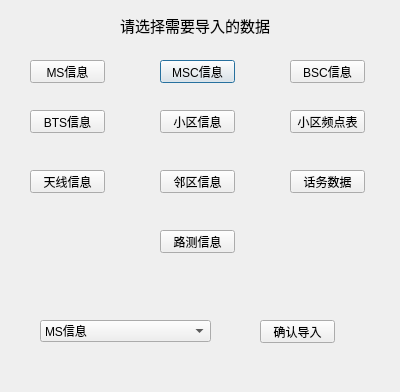
<?xml version="1.0" encoding="UTF-8"?>
<ui version="4.0">
 <class>DataIn</class>
 <widget class="QDialog" name="DataIn">
  <property name="geometry">
   <rect>
    <x>0</x>
    <y>0</y>
    <width>400</width>
    <height>392</height>
   </rect>
  </property>
  <property name="windowTitle">
   <string>Dialog</string>
  </property>
  <widget class="QPushButton" name="MSC">
   <property name="geometry">
    <rect>
     <x>160</x>
     <y>60</y>
     <width>75</width>
     <height>23</height>
    </rect>
   </property>
   <property name="text">
    <string>MSC信息</string>
   </property>
  </widget>
  <widget class="QLabel" name="label">
   <property name="geometry">
    <rect>
     <x>120</x>
     <y>10</y>
     <width>161</width>
     <height>31</height>
    </rect>
   </property>
   <property name="font">
    <font>
     <family>楷体</family>
     <pointsize>11</pointsize>
    </font>
   </property>
   <property name="text">
    <string>请选择需要导入的数据</string>
   </property>
  </widget>
  <widget class="QPushButton" name="Datas">
   <property name="geometry">
    <rect>
     <x>290</x>
     <y>170</y>
     <width>75</width>
     <height>23</height>
    </rect>
   </property>
   <property name="text">
    <string>话务数据</string>
   </property>
  </widget>
  <widget class="QPushButton" name="BSC">
   <property name="geometry">
    <rect>
     <x>290</x>
     <y>60</y>
     <width>75</width>
     <height>23</height>
    </rect>
   </property>
   <property name="text">
    <string>BSC信息</string>
   </property>
  </widget>
  <widget class="QPushButton" name="Locate">
   <property name="geometry">
    <rect>
     <x>160</x>
     <y>230</y>
     <width>75</width>
     <height>23</height>
    </rect>
   </property>
   <property name="text">
    <string>路测信息</string>
   </property>
  </widget>
  <widget class="QPushButton" name="MS">
   <property name="geometry">
    <rect>
     <x>30</x>
     <y>60</y>
     <width>75</width>
     <height>23</height>
    </rect>
   </property>
   <property name="text">
    <string>MS信息</string>
   </property>
  </widget>
  <widget class="QPushButton" name="BTS">
   <property name="geometry">
    <rect>
     <x>30</x>
     <y>110</y>
     <width>75</width>
     <height>23</height>
    </rect>
   </property>
   <property name="text">
    <string>BTS信息</string>
   </property>
  </widget>
  <widget class="QPushButton" name="Cell">
   <property name="geometry">
    <rect>
     <x>160</x>
     <y>110</y>
     <width>75</width>
     <height>23</height>
    </rect>
   </property>
   <property name="text">
    <string>小区信息</string>
   </property>
  </widget>
  <widget class="QPushButton" name="Tianxian">
   <property name="geometry">
    <rect>
     <x>30</x>
     <y>170</y>
     <width>75</width>
     <height>23</height>
    </rect>
   </property>
   <property name="text">
    <string>天线信息</string>
   </property>
  </widget>
  <widget class="QPushButton" name="Neighbor">
   <property name="geometry">
    <rect>
     <x>160</x>
     <y>170</y>
     <width>75</width>
     <height>23</height>
    </rect>
   </property>
   <property name="text">
    <string>邻区信息</string>
   </property>
  </widget>
  <widget class="QPushButton" name="Freq">
   <property name="geometry">
    <rect>
     <x>290</x>
     <y>110</y>
     <width>75</width>
     <height>23</height>
    </rect>
   </property>
   <property name="text">
    <string>小区频点表</string>
   </property>
  </widget>
  <widget class="QComboBox" name="comboBox">
   <property name="geometry">
    <rect>
     <x>40</x>
     <y>320</y>
     <width>171</width>
     <height>22</height>
    </rect>
   </property>
   <item>
    <property name="text">
     <string>MS信息</string>
    </property>
   </item>
   <item>
    <property name="text">
     <string>MSC信息</string>
    </property>
   </item>
   <item>
    <property name="text">
     <string>BSC信息</string>
    </property>
   </item>
   <item>
    <property name="text">
     <string>BTS信息</string>
    </property>
   </item>
   <item>
    <property name="text">
     <string>小区信息</string>
    </property>
   </item>
   <item>
    <property name="text">
     <string>小区频点表</string>
    </property>
   </item>
   <item>
    <property name="text">
     <string>天线信息</string>
    </property>
   </item>
   <item>
    <property name="text">
     <string>话务数据</string>
    </property>
   </item>
   <item>
    <property name="text">
     <string>邻区信息</string>
    </property>
   </item>
   <item>
    <property name="text">
     <string>路测信息</string>
    </property>
   </item>
  </widget>
  <widget class="QPushButton" name="confirm">
   <property name="geometry">
    <rect>
     <x>260</x>
     <y>320</y>
     <width>75</width>
     <height>23</height>
    </rect>
   </property>
   <property name="text">
    <string>确认导入</string>
   </property>
  </widget>
 </widget>
 <resources/>
 <connections/>
</ui>
